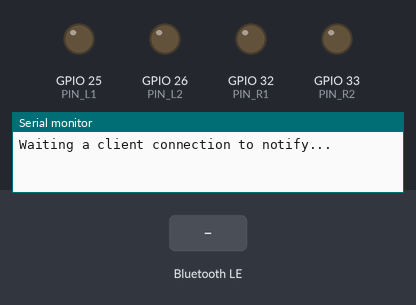
Bench run of a sketch on a simulated ESP32. Parts: output pins drawn as LEDs (lit = HIGH), the last lines printed to the serial monitor. Inputs (shaded band) come from the test bench. Nothing arrives over Bluetooth unless stated; a phone connects over Bluetooth LE 3 s after start.

Above: at 1.2 s.
1.3 s: Bluetooth LE write "!B516" received
At 1.9 s:
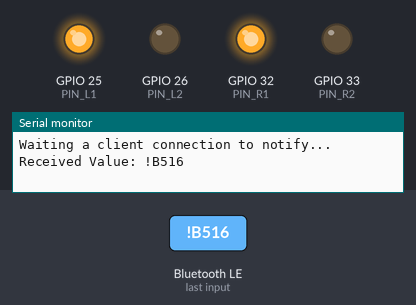
2.8 s: Bluetooth LE write "!B615" received
At 4.0 s:
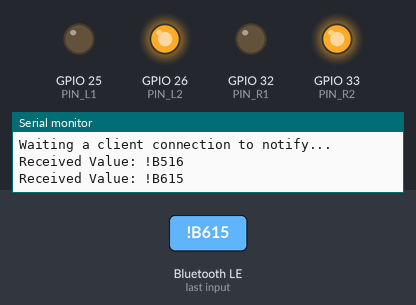
4.3 s: Bluetooth LE write "!B714" received
At 5.4 s:
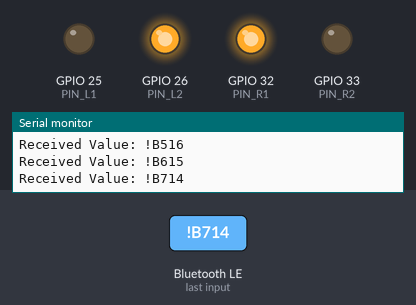
5.8 s: Bluetooth LE write "!B813" received
At 6.5 s:
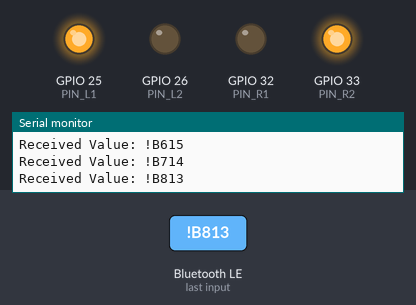
7.3 s: Bluetooth LE write "!B507" received
At 7.7 s:
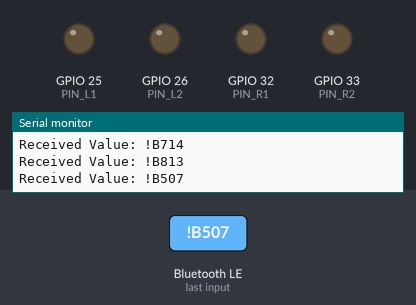
Timing chart, 0 to 9.8 s (numbered marks = the images above; inputs shaded):
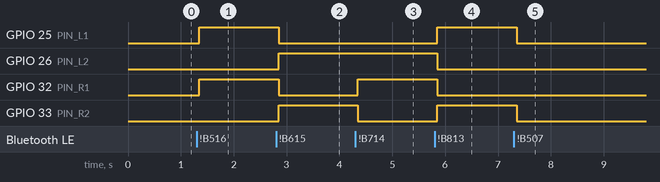

Measured:
- after the input at 1.3 s, GPIO 25 (PIN_L1), GPIO 32 (PIN_R1): LOW → HIGH after 0.05 s
- after the input at 2.8 s, GPIO 25 (PIN_L1), GPIO 32 (PIN_R1): HIGH → LOW after 0.05 s; GPIO 26 (PIN_L2), GPIO 33 (PIN_R2): LOW → HIGH after 0.05 s
- after the input at 4.3 s, GPIO 32 (PIN_R1): LOW → HIGH after 0.05 s; GPIO 33 (PIN_R2): HIGH → LOW after 0.05 s
- after the input at 5.8 s, GPIO 25 (PIN_L1), GPIO 33 (PIN_R2): LOW → HIGH after 0.05 s; GPIO 26 (PIN_L2), GPIO 32 (PIN_R1): HIGH → LOW after 0.05 s
- after the input at 7.3 s, GPIO 25 (PIN_L1), GPIO 33 (PIN_R2): HIGH → LOW after 0.05 s

The sketch:

ESP32_ArmCrawler_BluefruitConnect.ino
```cpp
/*
  ESP32_ArmCrawler_BluefruitConnect.ino by hikabec

  Bluefruit Connect
  https://apps.apple.com/jp/app/bluefruit-connect/id830125974
  https://play.google.com/store/apps/details?id=com.adafruit.bluefruit.le.connect

*/

/*
   Video: https://www.youtube.com/watch?v=oCMOYS71NIU
   Based on Neil Kolban example for IDF: https://github.com/nkolban/esp32-snippets/blob/master/cpp_utils/tests/BLE%20Tests/SampleNotify.cpp
   Ported to Arduino ESP32 by Evandro Copercini

   Create a BLE server that, once we receive a connection, will send periodic notifications.
   The service advertises itself as: 6E400001-B5A3-F393-E0A9-E50E24DCCA9E
   Has a characteristic of: 6E400002-B5A3-F393-E0A9-E50E24DCCA9E - used for receiving data with "WRITE"
   Has a characteristic of: 6E400003-B5A3-F393-E0A9-E50E24DCCA9E - used to send data with  "NOTIFY"

   The design of creating the BLE server is:
   1. Create a BLE Server
   2. Create a BLE Service
   3. Create a BLE Characteristic on the Service
   4. Create a BLE Descriptor on the characteristic
   5. Start the service.
   6. Start advertising.

   In this example rxValue is the data received (only accessible inside that function).
   And txValue is the data to be sent, in this example just a byte incremented every second.
*/
#include <BLEDevice.h>
#include <BLEServer.h>
#include <BLEUtils.h>
#include <BLE2902.h>

BLEServer *pServer = NULL;
BLECharacteristic * pTxCharacteristic;
bool deviceConnected = false;
bool oldDeviceConnected = false;
uint8_t txValue = 0;

// See the following for generating UUIDs:
// https://www.uuidgenerator.net/

#define SERVICE_UUID           "6E400001-B5A3-F393-E0A9-E50E24DCCA9E" // UART service UUID
#define CHARACTERISTIC_UUID_RX "6E400002-B5A3-F393-E0A9-E50E24DCCA9E"
#define CHARACTERISTIC_UUID_TX "6E400003-B5A3-F393-E0A9-E50E24DCCA9E"

// Add
#define PIN_L1 25
#define PIN_L2 26
#define PIN_R1 32
#define PIN_R2 33

// Add
void motor_stop(int pin1, int pin2) {
  digitalWrite(pin1, LOW);
  digitalWrite(pin2, LOW);
}

// Add
void motor_forward(int pin1, int pin2) {
  digitalWrite(pin1, HIGH);
  digitalWrite(pin2, LOW);
}

// Add
void motor_back(int pin1, int pin2) {
  digitalWrite(pin1, LOW);
  digitalWrite(pin2, HIGH);
}

class MyServerCallbacks: public BLEServerCallbacks {
    void onConnect(BLEServer* pServer) {
      deviceConnected = true;
    };

    void onDisconnect(BLEServer* pServer) {
      deviceConnected = false;
    }
};

class MyCallbacks: public BLECharacteristicCallbacks {
    void onWrite(BLECharacteristic *pCharacteristic) {
      std::string rxValue = pCharacteristic->getValue();

      if (rxValue.length() > 0) {
        // Serial.println("*********");
        Serial.print("Received Value: ");
        for (int i = 0; i < rxValue.length(); i++)
          Serial.print(rxValue[i]);

        // UP
        if (rxValue == "!B516") {
          motor_forward(PIN_L1, PIN_L2);
          motor_forward(PIN_R1, PIN_R2);

        } else if (rxValue == "!B507") {
          motor_stop(PIN_L1, PIN_L2);
          motor_stop(PIN_R1, PIN_R2);
        }

        // DOWN
        if (rxValue == "!B615") {
          motor_back(PIN_L1, PIN_L2);
          motor_back(PIN_R1, PIN_R2);
        } else if (rxValue == "!B606") {
          motor_stop(PIN_L1, PIN_L2);
          motor_stop(PIN_R1, PIN_R2);
        }

        // LEFT
        if (rxValue == "!B714") {
          motor_back(PIN_L1, PIN_L2);
          motor_forward(PIN_R1, PIN_R2);
        } else if (rxValue == "!B705") {
          motor_stop(PIN_L1, PIN_L2);
          motor_stop(PIN_R1, PIN_R2);
        }

        // RIGHT
        if (rxValue == "!B813") {
           motor_forward(PIN_L1, PIN_L2);
           motor_back(PIN_R1, PIN_R2);
        } else if (rxValue == "!B804") {
          motor_stop(PIN_L1, PIN_L2);
          motor_stop(PIN_R1, PIN_R2);
        }

        Serial.println();
        // Serial.println("*********");
      }
    }
};


void setup() {
  Serial.begin(115200);

  // Add
  pinMode(PIN_L1, OUTPUT);
  pinMode(PIN_L2, OUTPUT);
  pinMode(PIN_R1, OUTPUT);
  pinMode(PIN_R2, OUTPUT);

  // Create the BLE Device
  BLEDevice::init("ESP32 ArmCrawler");

  // Create the BLE Server
  pServer = BLEDevice::createServer();
  pServer->setCallbacks(new MyServerCallbacks());

  // Create the BLE Service
  BLEService *pService = pServer->createService(SERVICE_UUID);

  // Create a BLE Characteristic
  pTxCharacteristic = pService->createCharacteristic(
										CHARACTERISTIC_UUID_TX,
										BLECharacteristic::PROPERTY_NOTIFY
									);

  pTxCharacteristic->addDescriptor(new BLE2902());

  BLECharacteristic * pRxCharacteristic = pService->createCharacteristic(
											 CHARACTERISTIC_UUID_RX,
											BLECharacteristic::PROPERTY_WRITE
										);

  pRxCharacteristic->setCallbacks(new MyCallbacks());

  // Start the service
  pService->start();

  // Start advertising
  pServer->getAdvertising()->start();
  Serial.println("Waiting a client connection to notify...");
}

void loop() {

    if (deviceConnected) {
        pTxCharacteristic->setValue(&txValue, 1);
        pTxCharacteristic->notify();
        txValue++;
		    delay(10); // bluetooth stack will go into congestion, if too many packets are sent
	  }

    // disconnecting
    if (!deviceConnected && oldDeviceConnected) {
        delay(500); // give the bluetooth stack the chance to get things ready
        pServer->startAdvertising(); // restart advertising
        Serial.println("start advertising");
        oldDeviceConnected = deviceConnected;
    }
    // connecting
    if (deviceConnected && !oldDeviceConnected) {
		// do stuff here on connecting
        oldDeviceConnected = deviceConnected;
    }
}
```
